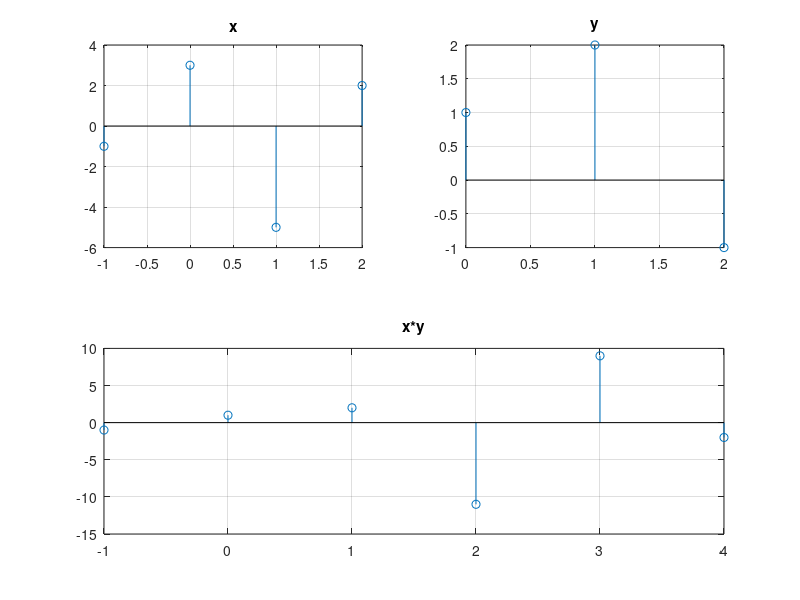

The MATLAB source for this figure:

x = [-1 3 -5 2];

y = [1 2 -1];

figure
subplot(2, 2, 1)
stem(-1:1:2, x)
title("x")
grid on

subplot(2, 2, 2)
stem(0:1:2, y)
title("y")
grid on

subplot(2, 1, 2)
stem(-1:1:4, conv(x,y))
title("x*y")
grid on